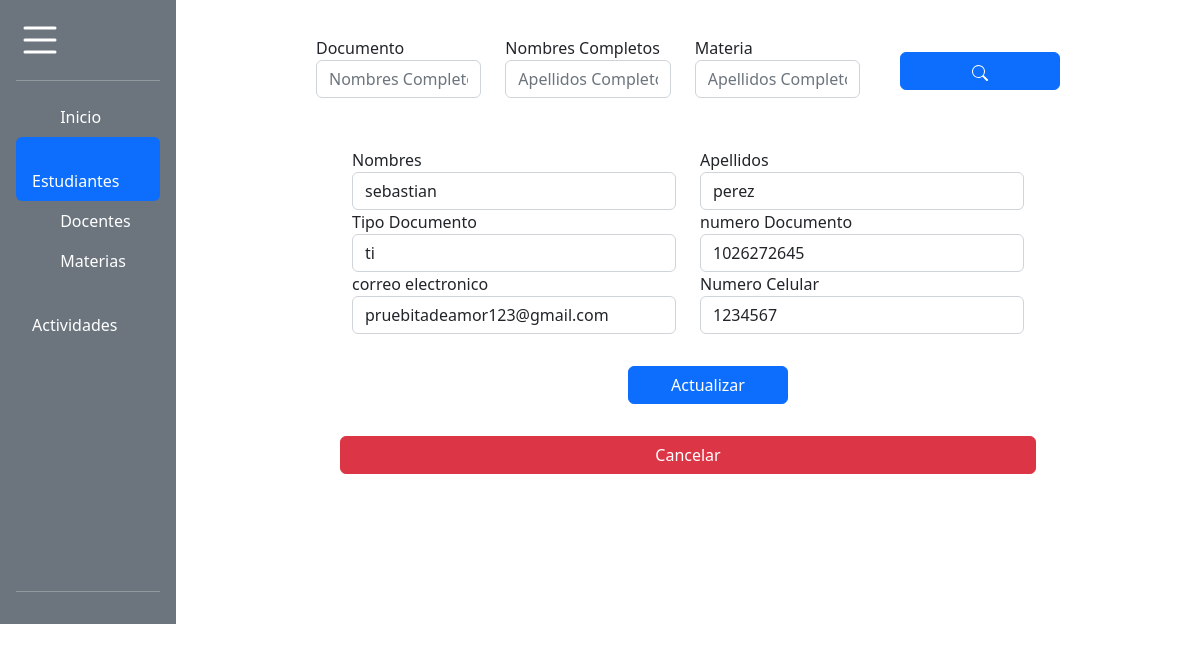
The page /editPersona/5 on the database its author committed.
### tables this page shows
CREATE TABLE persona (idPersona integer PRIMARY KEY AUTOINCREMENT, nombres varchar (50) NOT NULL, apellidos varchar (50) NOT NULL, tipoIdentificacion varchar (10) NOT NULL, identificacion varchar (100) UNIQUE NOT NULL, telefono varchar (20), email varchar (70) NOT NULL, fechaRegistro sysdate NOT NULL, fechaActualizacion date NOT NULL, idRol int, estado STRING (10), FOREIGN KEY (idRol) REFERENCES rol (idRol));

### app.py (the view, shortened to what this page needs)
@app.route('/editPersona/<string:idPersona>',methods=['GET','POST'])
def editPersona(idPersona):
    con=sql.connect('BaseNotas.db')
    con.row_factory=sql.Row
    cur=con.cursor()
    cur.execute('select * from persona where idPersona=?',(idPersona))
    data=cur.fetchone()
    return render_template('PersonaActualizar.html',datas=data)

### templates/PersonaActualizar.html (shortened to what this page needs)
{% block body %}
<!DOCTYPE html>
<html>
<head>
    <link href="https://cdn.jsdelivr.net/npm/bootstrap@5.2.1/dist/css/bootstrap.min.css" rel="stylesheet">
    <link href="https://getbootstrap.com/docs/5.2/assets/css/docs.css" rel="stylesheet">
    <link rel="stylesheet" href="{{url_for('static', filename='css/styles.css')}}">
</head>
<body>
    <div class="d-flex flex-column flex-shrink-0 p-3 text-white bg-secondary" style="width: 11em; height: 39em;">
      <a href="/" class="d-flex align-items-center mb-3 mb-md-0 me-md-auto text-white text-decoration-none">
     <div class="">
          </div>
      </a>
      <hr>
      <ul class="nav nav-pills flex-column mb-auto">
      <li class="nav-item">
      <a href="{{url_for('Inicio')}}" class="nav-link text-white" aria-current="page">
      <svg class="bi me-2" width="16" height="16"><use xlink:href="#home"></use></svg>
      Inicio
      </a>
      </li>
      <li>
      <a href="{{url_for('Estudiante')}}" class="nav-link active">
      <svg class="bi me-2" width="16" height="16"><use xlink:href="#speedometer2"></use></svg>
      Estudiantes
      </a>
      </li>
      <li>
      <a href="{{url_for('Docente')}}" class="nav-link text-white">
      <svg class="bi me-2" width="16" height="16"><use xlink:href="#table"></use></svg>
      Docentes
      </a>
      </li>
      <li>
      <a href="{{url_for('Materias')}}" class="nav-link text-white">
      <svg class="bi me-2" width="16" height="16"><use xlink:href="#grid"></use></svg>
      Materias
      </a>
      </li>
      <li>
      <a href="{{url_for('Actividades')}}" class="nav-link text-white">
      <svg class="bi me-2" width="16" height="16"><use xlink:href="#people-circle"></use></svg>
      Actividades
      </a>
      </li>
      </ul>
      <hr>
      </div>
      <div class="m">
        <form action="{{url_for('editPersona',idPersona=datas.IDPERSONA)}}" method="post" >
          <div class="row filtros ">
          <div class="col ingreso">
            Documento
            <input type="text" class="form-control ingreso " id='documentoFiltro' name ='documentoFiltro' placeholder="Nombres Completos">
          </div>
          <div class="col">
            Nombres Completos
            <input type="text" class="form-control ingreso" id='nombresFiltro' name ='nombresFiltro'  placeholder="Apellidos Completos">
          </div>
          <div class="col">
            Materia
            <input type="text" class="form-control ingreso" id='materiaFiltro' name ='materiaFiltro'  placeholder="Apellidos Completos">
          </div>
          <div class="col">
            <button type="submit" title="Buscar" class="btn btn-primary buscar"></button>
          </div>
        </div>
        </form>
      </div>
      <div class="mact">
        <form class="border-dark" action="{{url_for('editPersona',idPersona=datas.IDPERSONA)}}" method="post" >
          <div class="row">
            <div class="col">
              Nombres
              <input type="text" id='nombresPersona' name='nombresPersona' value="{{datas.NOMBRES}}" class="form-control" placeholder="Nombres Completos">
            </div>
            <div class="col">
              Apellidos
              <input type="text" id='apellidosPersona' name='apellidosPersona' value="{{datas.APELLIDOS}}" class="form-control" placeholder="Apellidos Completos">
          </div>
        </div>
          <div class="row">
          <div class="col">
                Tipo Documento
                <input type="text" id='tipoDocumentoPersona' class='form-control' name='tipoDocumentoPersona'  value="{{datas.TIPOIDENTIFICACION}}">
              </div>
              <div class="col">
                numero Documento
                <input type="text"  id='tipoDocumentoPersona' readonly  value="{{datas.IDENTIFICACION}}" class="form-control" name='documentoPersona' placeholder="numero de documento">
            </div>
          </div>
          <div class="row">
            <div class="col">
              correo electronico
              <input type="text"  id='correoPersona' value="{{datas.EMAIL}}" class="form-control" name='correoPersona' placeholder="correo">
            </div>
            <div class="col">
              Numero Celular
              <input type="text" id='telefonoPersona' name='telefonoPersona'  value="{{datas.TELEFONO}}" class="form-control" placeholder="Celular">
            </div>
            </div>
            <div class="row">
            <button type="submit" id="actuboton" title="Actualizar" class="btn btn-primary buscar actuboton">Actualizar</button>
            <a href="{{url_for('Estudiante')}}" id='actuboton' class="btn btn-danger">Cancelar</a>
          </div>
        </div>
      {% endblock %}

### static/css/styles.css (style rules this page uses)
body,html { padding:0; margin:0; height:100%; }
.btn-primary { width: 10em; margin: 0.5em 8em ; }
.contenedor-icono { width: 3em; height: 3em; color: white; }
.filtros { display: flex; margin: 1em 12em; width: 49em; }
.buscar { margin: 1em 1em; }
.m { position: absolute; top: 20px; margin: 0em 7em; width: 10em; }
* { margin: 0; padding: 0; box-sizing: border-box; }
.mact { position: absolute; top: 20px; margin: 8em 22em; width: 42em; }
.actuboton { margin: 2em 18em; }

### rows shown on the page
persona: nombresPersona "sebastian", apellidosPersona "perez", tipoDocumentoPersona "ti", documentoPersona "1026272645", correoPersona "pruebitadeamor123@gmail.com", telefonoPersona "1234567"
